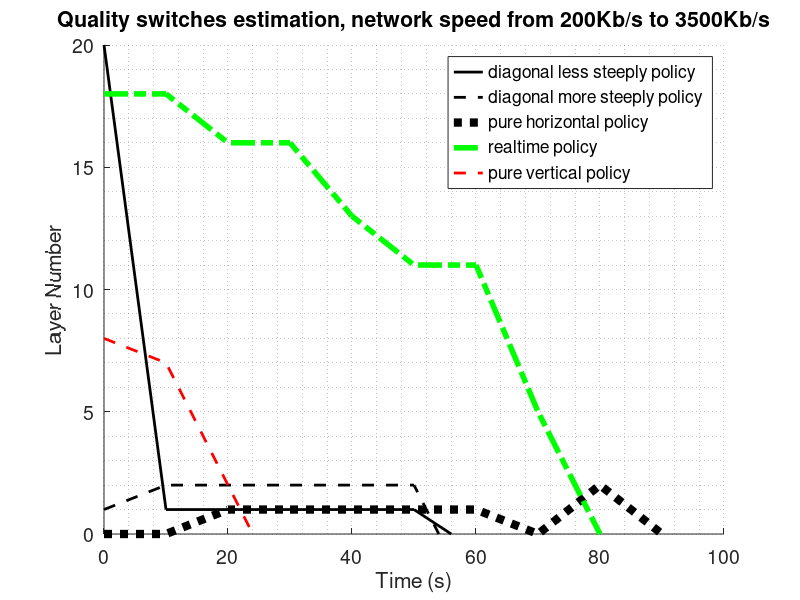

Reproduce this figure in MATLAB.
clear all;
close all;

%%
%plot(X,Y);

%time
time_slot_less=[ 0 10 20 30 40 50 56];
time_slot_more=[ 0 10 20 30 40 50 54 ];
time_slot_realtime=[ 0 10 20 30 40 50 60 70 80];
time_slot_vertical=[ 0 10 20 24];
time_slot_horizontal=[0 10 20 30 40 50 60 70 80 90];


% average quality diagonal less steeplty 
y_diag_less=[20 1 1 1 1 1 0];

% average quality diagonal more steeplty 
y_diag_more=[1 2 2 2 2 2 0];

% average quality pure horizontal
y_horizontal=[0 0 1 1 1 1 1 0 2 0];

% average quality real time
y_realtime=[18 18 16 16 13 11  11 5 0];

% average quality vertical
y_vertical=[8 7 2 0 ];

hold on

line(time_slot_less,y_diag_less, 'LineStyle','-','Linewidth',2,'Color',[0 0 0]);
line(time_slot_more,y_diag_more, 'LineStyle','--','Linewidth',2,'Color',[0 0 0]);
line(time_slot_horizontal,y_horizontal,'LineStyle',':','Linewidth',6,'Color',[0 0 0]);
line(time_slot_realtime,y_realtime, 'LineStyle','-.','Linewidth',4,'Color',[0 1 0]);
line(time_slot_vertical,y_vertical, 'LineStyle','--','Linewidth',2,'Color',[1 0 0]);


%line(x_4,y_4,'Color','k','Linewidth',2);
ylim([0 20])
title('Quality switches estimation, network speed from 200Kb/s to 3500Kb/s', 'FontSize', 14);
xlabel('Time (s)', 'FontSize', 14);
ylabel('Layer Number', 'FontSize', 14);
%set(gca,'ytick', [1 2 3 4]);
set(gca,'fontsize',14);
legend('diagonal less steeply policy','diagonal more steeply policy','pure horizontal policy','realtime policy', 'pure vertical policy');

grid minor;

%%